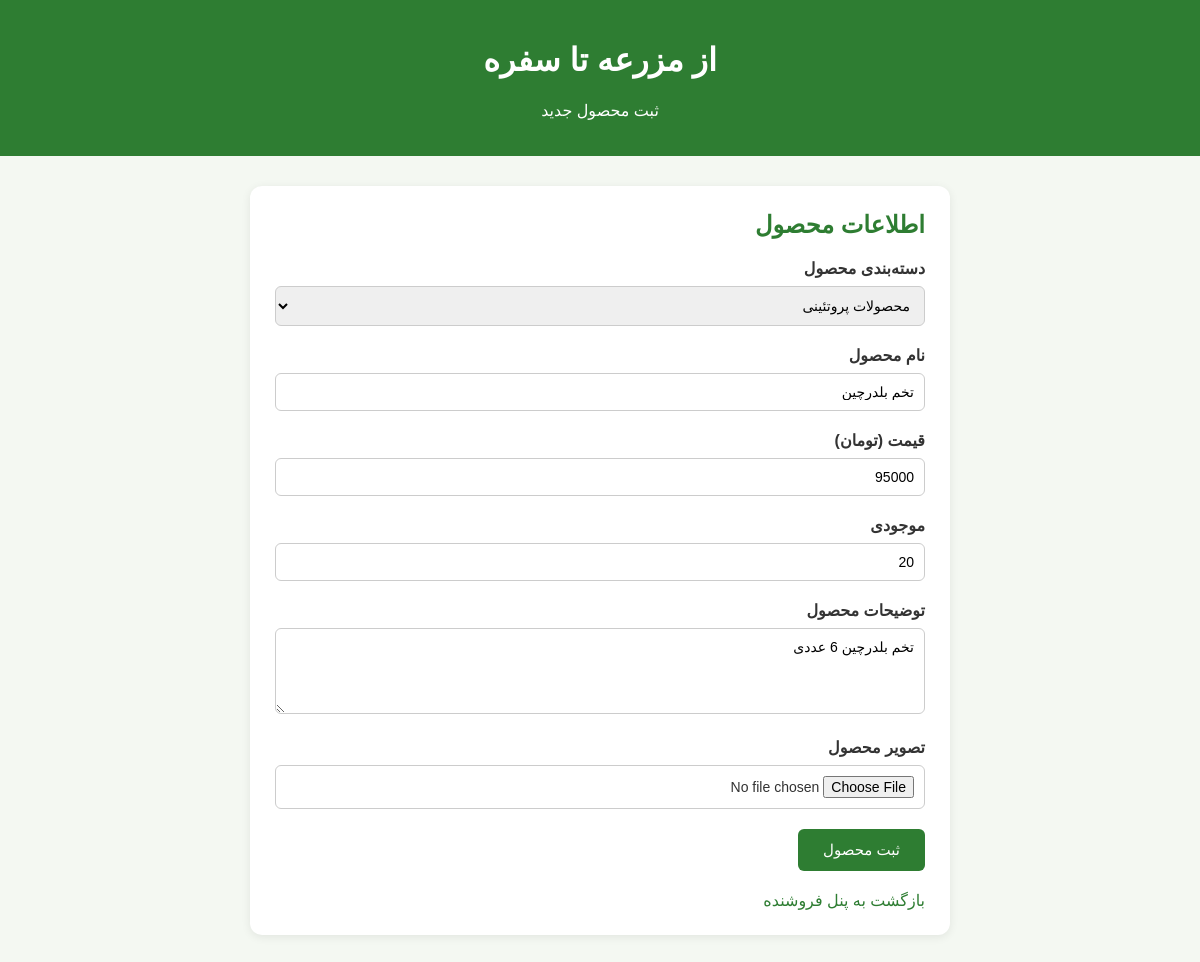
The page /seller/products/6/edit/ (signed in) on the database its author committed.
### products/models.py (models this page shows, shortened)
class Product(models.Model):
    seller = models.ForeignKey(
        "accounts.UserProfile",
        on_delete=models.PROTECT,
        related_name="products",
        blank=True,
        null=True,
        verbose_name="فروشنده"
    )
    category = models.ForeignKey(
        Category,
        on_delete=models.PROTECT,
        related_name="products"
    )
    name = models.CharField(max_length=100)
    price = models.DecimalField(max_digits=12, decimal_places=0)
    quantity = models.PositiveIntegerField(default=0)
    description = models.TextField(blank=True)
    image = models.ImageField(
        upload_to="products/",
        blank=True,
        null=True,
        verbose_name="تصویر محصول"
        )

### products/views.py (the view)
@login_required
def edit_product(request, product_id):
    profile = request.user.profile
    if profile.user_type != "seller":
        return redirect("home")
    if not profile.is_approved:
        return redirect("seller_dashboard")
    product = get_object_or_404(
        Product,
        id=product_id,
        seller=profile
    )
    if request.method == "POST":
        form = ProductForm(
            request.POST,
            request.FILES,
            instance=product
        )
        if form.is_valid():
            form.save()
            return redirect("my_products")
    else:
        form = ProductForm(instance=product)
    return render(
        request,
        "products/product_form.html",
        {"form": form, "is_edit": True}
    )

### products/forms.py
class ProductForm(forms.ModelForm):
    class Meta:
        model = Product
        fields = [
            "category",
            "name",
            "price",
            "quantity",
            "description",
            "image",
        ]
        labels = {
            "category": "دسته‌بندی محصول",
            "name": "نام محصول",
            "price": "قیمت (تومان)",
            "quantity": "موجودی",
            "description": "توضیحات محصول",
            "image": "تصویر محصول",
        }
        widgets = {
            "description": forms.Textarea(attrs={"rows": 4}),
        }

### products/models.py (called while the page is built)
    def __str__(self):
        return self.name

### products/templates/products/product_form.html (shortened to what this page needs)
<!DOCTYPE html>
<html lang="fa" dir="rtl">
<head>
</head>
<body>
<header>
    <h1>از مزرعه تا سفره</h1>
    <p>ثبت محصول جدید</p>
</header>
<main class="container">
    <h2>اطلاعات محصول</h2>
    <form method="post" enctype="multipart/form-data">
        {% for field in form %}
            <div class="form-row">
                <label for="{{ field.id_for_label }}">
                    {{ field.label }}
                </label>
                {{ field }}
            </div>
        {% endfor %}
        <button type="submit">ثبت محصول</button>
    </form>
    <a class="back-link" href="{% url 'seller_dashboard' %}">
        بازگشت به پنل فروشنده
    </a>
</main>
</body>
</html>

### products/templates/products/product_form.html (style rules this page uses)
body { font-family: Tahoma, Arial, sans-serif; background-color: #f4f8f2; margin: 0; padding: 0; color: #333; }
header { background-color: #2e7d32; color: white; text-align: center; padding: 20px; }
.container { max-width: 650px; margin: 30px auto; padding: 25px; background-color: white; border-radius: 12px; box-shadow: 0 2px 10px rgba(0, 0, 0, 0.08); }
h2 { color: #2e7d32; margin-top: 0; }
.form-row { margin-bottom: 20px; }
label { display: block; margin-bottom: 8px; font-weight: bold; }
input:not([type="checkbox"]), select, textarea { width: 100%; padding: 10px; border: 1px solid #ccc; border-radius: 6px; box-sizing: border-box; font-family: inherit; font-size: 14px; }
textarea { resize: vertical; }
button { background-color: #2e7d32; color: white; border: none; padding: 12px 25px; border-radius: 6px; cursor: pointer; font-family: inherit; font-size: 15px; }
.back-link { display: inline-block; margin-top: 20px; color: #2e7d32; text-decoration: none; }

### rows shown on the page
Product: form "محصولات پروتئینی" "تخم بلدرچین" "95000" "20" "تخم بلدرچین 6 عددی"

### other values the page prints
{{ field.label }} "دسته‌بندی محصول" "نام محصول" "قیمت (تومان)" "موجودی" "توضیحات محصول" "تصویر محصول"
